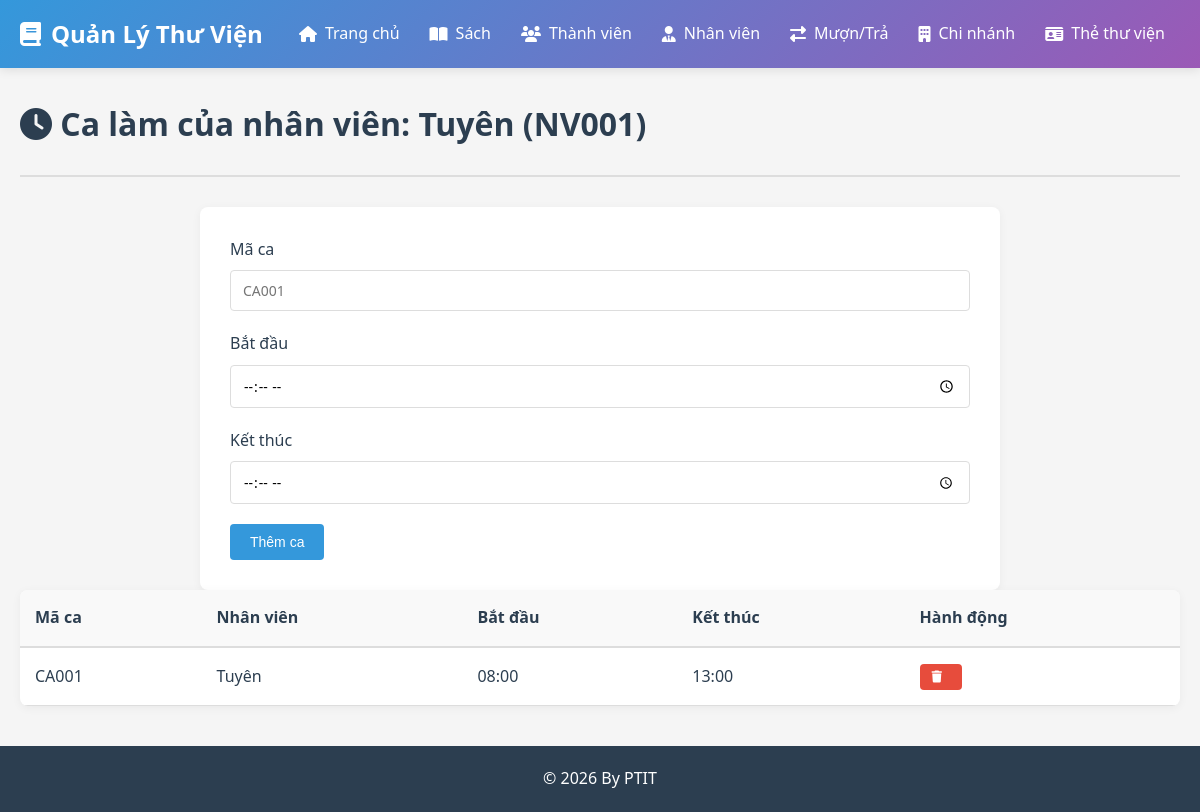
The page /nhan-vien/NV001/ca-lam on the database its author committed.
### app/models/__init__.py (models this page shows, shortened)
class NhanVien(db.Model):
    __tablename__ = 'nhan_vien'
    ma_nv = db.Column(db.String(10), primary_key=True)
    ho_ten = db.Column(db.String(150), nullable=False)
    dia_chi = db.Column(db.String(255))
    sdt = db.Column(db.String(15))
    email = db.Column(db.String(100))
    ma_chi_nhanh = db.Column(db.String(10), db.ForeignKey('chi_nhanh.ma_chi_nhanh'), nullable=False)
    ngay_vao = db.Column(db.Date, default=datetime.now)
    ca_lam = db.relationship('CaLam', backref='nhan_vien', lazy=True, cascade='all, delete-orphan')
    don_muon = db.relationship('DonMuon', foreign_keys='DonMuon.ma_nv', backref='nhan_vien', lazy=True)

class CaLam(db.Model):
    __tablename__ = 'ca_lam'
    ma_ca_lam = db.Column(db.String(10), primary_key=True)
    ma_nv = db.Column(db.String(10), db.ForeignKey('nhan_vien.ma_nv'), nullable=False)
    thoi_gian_bat_dau = db.Column(db.Time, nullable=False)
    thoi_gian_ket_thuc = db.Column(db.Time, nullable=False)

### app/routes/__init__.py (the view, shortened to what this page needs)
@bp.route('/nhan-vien/<ma_nv>/ca-lam', methods=['GET', 'POST'])
def quan_ly_ca_lam_nhan_vien(ma_nv):
    nhan_vien = db.session.get(NhanVien, ma_nv)
    if not nhan_vien:
        flash('Không tìm thấy nhân viên', 'danger')
        return redirect(url_for('main.danh_sach_nhan_vien'))
    ca_lam = db.session.query(CaLam).filter_by(ma_nv=ma_nv).all()
    return render_template('nhan_vien/ca_lam.html', nhan_vien=nhan_vien, ca_lam=ca_lam)

### app/templates/nhan_vien/ca_lam.html (shortened to what this page needs)
{% extends "base.html" %}
{% block content %}
<div class="page-header">
    <h1><i class="fas fa-clock"></i> Ca làm của nhân viên: {{ nhan_vien.ho_ten }} ({{ nhan_vien.ma_nv }})</h1>
</div>
<div class="form-container">
    <form method="POST" class="form-inline mb-3">
        <div class="form-group mr-2">
            <label for="ma_ca_lam" class="mr-1">Mã ca</label>
            <input type="text" id="ma_ca_lam" name="ma_ca_lam" class="form-control" placeholder="CA001">
        </div>
        <div class="form-group mr-2">
            <label for="thoi_gian_bat_dau" class="mr-1">Bắt đầu</label>
            <input type="time" id="thoi_gian_bat_dau" name="thoi_gian_bat_dau" class="form-control">
        </div>
        <div class="form-group mr-2">
            <label for="thoi_gian_ket_thuc" class="mr-1">Kết thúc</label>
            <input type="time" id="thoi_gian_ket_thuc" name="thoi_gian_ket_thuc" class="form-control">
        </div>
        <button type="submit" class="btn btn-primary">Thêm ca</button>
    </form>
</div>
<div class="table-responsive">
    <table class="table">
        <thead>
            <tr>
                <th>Mã ca</th>
                <th>Nhân viên</th>
                <th>Bắt đầu</th>
                <th>Kết thúc</th>
                <th>Hành động</th>
            </tr>
        </thead>
        <tbody>
            {% for ca in ca_lam %}
            <tr>
                <td>{{ ca.ma_ca_lam }}</td>
                <td>{{ nhan_vien.ho_ten }}</td>
                <td>{{ ca.thoi_gian_bat_dau.strftime('%H:%M') if ca.thoi_gian_bat_dau else 'N/A' }}</td>
                <td>{{ ca.thoi_gian_ket_thuc.strftime('%H:%M') if ca.thoi_gian_ket_thuc else 'N/A' }}</td>
                <td>
                    <form method="POST" action="{{ url_for('main.xoa_ca_lam', ma_ca_lam=ca.ma_ca_lam) }}" style="display:inline-block" onsubmit="return confirm('Xóa ca làm?');">
                        <button class="btn btn-sm btn-danger" type="submit"><i class="fas fa-trash"></i></button>
                    </form>
                </td>
            </tr>
            {% else %}
            <tr>
                <td colspan="5" class="text-center">Chưa có ca làm nào</td>
            </tr>
            {% endfor %}
        </tbody>
    </table>
</div>
{% endblock %}

### app/static/css/style.css (style rules this page uses)
:root { --primary: #3498db; --success: #2ecc71; --danger: #e74c3c; --warning: #f39c12; --info: #9b59b6; --light: #ecf0f1; --dark: #2c3e50; --gray: #95a5a6; --border: #ddd; }
* { margin: 0; padding: 0; box-sizing: border-box; }
body { font-family: 'Segoe UI', Tahoma, Geneva, Verdana, sans-serif; background-color: #f5f5f5; color: var(--dark); line-height: 1.6; }
.page-header { margin-bottom: 30px; padding-bottom: 20px; border-bottom: 2px solid var(--border); }
.page-header h1 { font-size: 32px; margin-bottom: 5px; color: var(--dark); }
.btn { display: inline-block; padding: 10px 20px; border: none; border-radius: 4px; cursor: pointer; text-decoration: none; font-size: 14px; transition: all 0.3s; font-weight: 500; text-align: center; }
.btn i { margin-right: 8px; }
.btn-primary { background: var(--primary); color: white; }
.btn-danger { background: var(--danger); color: white; }
.btn-sm { padding: 6px 12px; font-size: 12px; }
.form-container { background: white; border-radius: 8px; padding: 30px; box-shadow: 0 2px 10px rgba(0,0,0,0.05); max-width: 800px; margin: 0 auto; }
.form-group { margin-bottom: 20px; }
.form-group label { display: block; margin-bottom: 8px; font-weight: 500; color: var(--dark); }
.form-group input, .form-group select, .form-group textarea { width: 100%; padding: 10px 12px; border: 1px solid var(--border); border-radius: 4px; font-size: 14px; font-family: inherit; transition: border-color 0.3s; }
.table-responsive { overflow-x: auto; background: white; border-radius: 8px; box-shadow: 0 2px 10px rgba(0,0,0,0.05); margin-bottom: 20px; }
.table { width: 100%; border-collapse: collapse; margin: 0; }
.table thead { background: #f9f9f9; border-bottom: 2px solid var(--border); }
.table th { padding: 15px; text-align: left; font-weight: 600; color: var(--dark); }
.table td { padding: 15px; border-bottom: 1px solid var(--border); }

### rows shown on the page
NhanVien: ho_ten "Tuyên", ma_nv "NV001"
CaLam: ma_ca_lam "CA001", thoi_gian_bat_dau "08:00", thoi_gian_ket_thuc "13:00"
